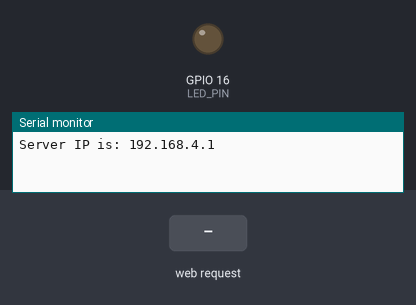
Bench run of a sketch on a simulated ESP8266 (NodeMCU). Parts: output pins drawn as LEDs (lit = HIGH), the last lines printed to the serial monitor. The inputs (shaded band) are chosen by the test bench.

Above: at 1.2 s.
1.3 s: HTTP request GET /OFF received
At 2.4 s:
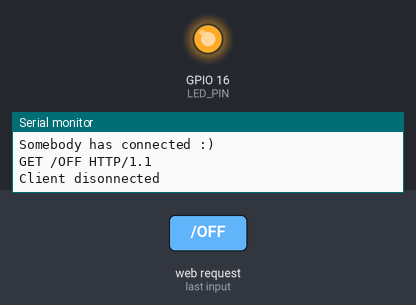
2.8 s: HTTP request GET /ON received
At 3.6 s:
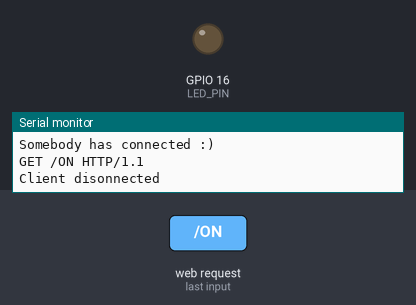
Timing chart, 0 to 5.8 s (numbered marks = the images above; inputs shaded):
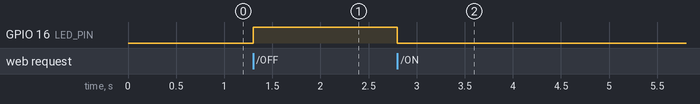

Measured:
- after the input at 1.3 s, GPIO 16 (LED_PIN): LOW → HIGH at once
- after the input at 2.8 s, GPIO 16 (LED_PIN): HIGH → LOW at once

The sketch:

BlinkWithWifi_esp8266.ino
```cpp
#include <ESP8266WiFi.h>

WiFiServer server(80); //Initialize the server on Port 80
const short int LED_PIN = 16;//GPIO16

void setup() {
  WiFi.mode(WIFI_AP); //Our ESP8266-12E is an AccessPoint
  WiFi.softAP("Arthur_ee183d", "12345678"); // Provide the (SSID, password); .
  server.begin(); // Start the HTTP Server

  //Looking under the hood
  Serial.begin(115200);
  while(!Serial){}
  IPAddress HTTPS_ServerIP= WiFi.softAPIP(); // Obtain the IP of the Server
  Serial.print("Server IP is: "); // Print the IP to the monitor window
  Serial.println(HTTPS_ServerIP);
  pinMode(LED_PIN, OUTPUT); //GPIO16 is an OUTPUT pin;
  digitalWrite(LED_PIN, LOW); //Initial state is ON
}
void loop() {
  WiFiClient client = server.available();
  if (!client) {
    return;
  }
  //Looking under the hood
  Serial.println("Somebody has connected :)");

  //Read what the browser has sent into a String class
  //and print the request to the monitor
  String request = client.readStringUntil('\r');
  //Looking under the hood
  Serial.println(request);

  // Handle the Request
  if (request.indexOf("/OFF") != -1){
    digitalWrite(LED_PIN, HIGH); }
  else if (request.indexOf("/ON") != -1){
    digitalWrite(LED_PIN, LOW);
  }

  // Prepare the HTML document to respond and add buttons:
  String s = "HTTP/1.1 200 OK\r\n";
  s += "Content-Type: text/html\r\n\r\n";
  s += "<!DOCTYPE HTML>\r\n<html>\r\n";
  s += "<br><input type=\"button\" name=\"b1\" value=\"LED On\"";
  s += " onclick=\"location.href='/ON'\">";
  s += "<br><br><br>";
  s += "<br><input type=\"button\" name=\"b1\" value=\"LED Off\"";
  s += " onclick=\"location.href='/OFF'\">";
  s += "</html>\n";
  //Serve the HTML document to the browser.
  client.flush(); //clear previous info in the stream
  client.print(s); // Send the response to the client
  delay(1);
  Serial.println("Client disonnected"); //Looking under the hood
}
```
